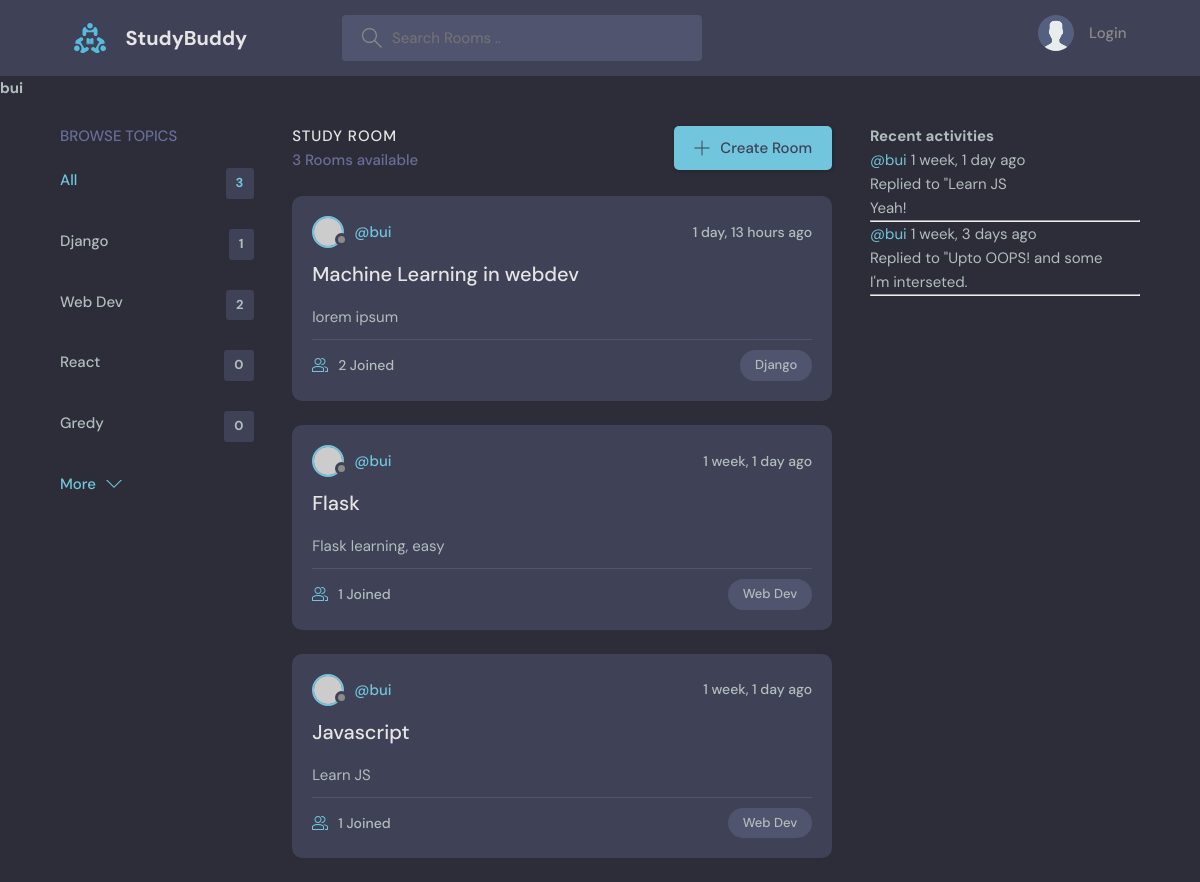
The app's page /profile/2/ with its own data.
### bas/models.py (models this page shows)
class Topic(models.Model):
    name = models.CharField(max_length=200)
    def __str__(self):
        return self.name

class Room(models.Model):
    host = models.ForeignKey(User, on_delete=models.SET_NULL, null=True)
    topic = models.ForeignKey(Topic, on_delete=models.SET_NULL, null=True)
    name = models.CharField(max_length=100)
    description = models.TextField(null=True, blank=True)
    participants = models.ManyToManyField(User, related_name='participants', blank=True)
    updated = models.DateTimeField(auto_now=True)
    created = models.DateTimeField(auto_now_add=True)
    class Meta:
        ordering = ['-updated', '-created']
    def __str__(self):
        return self.description[:20]

class Message(models.Model):
    user = models.ForeignKey(User, on_delete=models.CASCADE)
    room = models.ForeignKey(Room, on_delete=models.CASCADE)
    body = models.TextField()
    updated = models.DateTimeField(auto_now=True)
    created = models.DateTimeField(auto_now_add=True)
    def __str__(self):
        return self.body[:50]
    class Meta:
        ordering = ['-updated', '-created']

### bas/views.py (the view)
# urls.py: path('profile/<str:pk>/', views.userProfile, name="userProfile"),
def userProfile(request, pk):
    user = User.objects.get(id=pk)
    q = request.GET.get('q') if request.GET.get('q')!=None else ''
    rooms = Room.objects.filter(
        Q(host__username=user.username) &
        (Q(topic__name__icontains=q) |
        Q(name__icontains=q) |
        Q(description__icontains=q) |
        Q(host__username__icontains=q))
    )
    messg = user.message_set.all()
    topics = Topic.objects.all()
    Topics = []
    for topic in topics:
        cnt = Room.objects.filter(
        Q(host__username=user.username) & Q(topic__name=topic.name)).count
        Topics.append({'topic' : topic, 'count' : cnt})
    context = {"user" : user, 'Rooms' : rooms, 'Messages' : messg, 'Topics' : Topics,
               'total_room' : Room.objects.filter(host__username=user.username).count, }
    return render(request, 'bas/profile.html', context)

### bas/templates/bas/profile.html
{% extends 'main.html' %}
{% block content %}
<div>
    <h1>{{user.username}}</h1>
</div>
<main class="layout layout--3">
<div class="container">
    <div>
        {% url 'userProfile' user.id as the_url %}
        {% include 'bas/topics.html' with link=the_url %}
    </div>
    <div>
        {%include 'bas/feed.html' %}
    </div>
    <div>
        {% include 'bas/activity.html' %}
    </div>
</div>
</main>
{% endblock %}

### bas/templates/bas/topics.html
<div class="topics">
    <div class="topics__header">
        <h2>Browse Topics</h2>
    </div>
    <ul class="topics__list">
        <li>
        <a href="{{link}}" class="active">All <span>{{total_room}}</span></a>
        </li>
        {% for topic in Topics %}
        <li>
        <a href="{{link}}?q={{topic.topic.name}}">{{topic.topic.name}}
            <span>{{topic.count}}</span></a>
        </li>
        {% endfor %}
    </ul>
    <a class="btn btn--link" href="topics.html">
        More
        <svg version="1.1" xmlns="http://www.w3.org/2000/svg" width="32" height="32" viewBox="0 0 32 32">
        <title>chevron-down</title>
        <path d="M16 21l-13-13h-3l16 16 16-16h-3l-13 13z"></path>
        </svg>
    </a>
</div>

### bas/templates/bas/feed.html (shortened to what this page needs)
<div class="roomList">
    <div class="roomList__header">
      <div>
        <h2>Study Room</h2>
        <p>{{Rooms.count}} Room{% if Rooms.count > 1 %}s{% endif %} available</p>
      </div>
      <a class="btn btn--main" href="{% url 'createRoom' %}">
        <svg version="1.1" xmlns="http://www.w3.org/2000/svg" width="32" height="32" viewBox="0 0 32 32">
          <title>add</title>
          <path
            d="M16.943 0.943h-1.885v14.115h-14.115v1.885h14.115v14.115h1.885v-14.115h14.115v-1.885h-14.115v-14.115z"
          ></path>
        </svg>
        Create Room
      </a>
    </div>
    {% for room in Rooms%}
    <div class="roomListRoom">
      <div class="roomListRoom__header">
        <a href="{% url 'userProfile' room.host.id %}" class="roomListRoom__author">
          <div class="avatar avatar--small">
            <img src="https://randomuser.me/api/portraits/women/11.jpg" />
          </div>
          <span>@{{room.host.username}}</span>
        </a>
        <div class="roomListRoom__actions">
          <span>{{room.updated|timesince}} ago</span>
        </div>
      </div>
      <div class="roomListRoom__content">
        <a href="{% url 'Room' room.id %}">{{room.name}}</a>
        <p>
          {{room}}
        </p>
      </div>
      <div class="roomListRoom__meta">
        <a href="{% url 'Room' room.id %}" class="roomListRoom__joined">
          {{room.participants.count}} Joined
        </a>
        <p class="roomListRoom__topic">{{room.topic}}</p>
      </div>
    </div>
    {% endfor %}
  </div>

### bas/templates/bas/activity.html
<h3>Recent activities</h3>
{% for m in Messages %}
<div>
    <small><a href="{% url 'userProfile' m.user.id %}">@{{m.user}}</a> {{m.created|timesince}} ago</small>
    <br>
    <small>Replied to "{{m.room}}</small>
    <br>
    <span>{{m}}</span>
    <hr>
</div>
{% endfor %}

### static/styles/style.css (style rules this page uses)
:root { --color-main: #71c6dd; --color-main-light: #e1f6fb; --color-dark: #3f4156; --color-dark-medium: #51546e; --color-dark-light: #696d97; --color-light: #e5e5e5; --color-gray: #8b8b8b; --color-light-gray: #b2bdbd; --color-bg: #2d2d39; --color-success: #5dd693; --color-error: #fc4b0b; }
* { font-family: "DM Sans", -apple-system, BlinkMacSystemFont, "Segoe UI", Roboto, Oxygen, Ubuntu, Cantarell, "Open Sans", "Helvetica Neue", sans-serif; margin: 0; padding: 0; box-sizing: border-box; text-rendering: optimizeLegibility; font-size: inherit; }
html { font-size: 56.25%; }
@media only screen and (min-width: 1200px) { html { font-size: 62.5%; } }
body { line-height: 1.6; font-weight: 400; font-size: 1.5rem; color: var(--color-light-gray); background-color: var(--color-bg); min-height: 100vh; }
img { width: 100%; }
a { display: inline-block; color: var(--color-main); text-decoration: none; }
.container { max-width: 120rem; width: 90%; margin: auto; }
.btn { background-color: transparent; border: none; display: inline-flex; align-items: center; gap: 1rem; cursor: pointer; transition: all ease-in-out 0.3s; padding: 1rem 2rem; border-radius: 5px; box-shadow: 1px 1px 3px 1px rgba(0, 0, 0, 0.15); font-weight: 500; }
.btn--link { border-radius: 0; padding: 0; color: var(--color-main); box-shadow: none; }
.btn--main { background-color: var(--color-main); color: var(--color-dark); }
.btn > svg { fill: currentColor; width: 1.6rem; height: 1.6rem; }
.avatar { position: relative; display: inline-block; border-radius: 50%; border: 2px solid var(--color-main); }
.avatar img { display: block; border-radius: 50%; object-fit: cover; object-position: center; }
.avatar::after { content: ""; display: block; position: absolute; background-color: var(--color-gray); z-index: 111; border-radius: 50%; border: 0.3rem solid var(--color-dark); }
.avatar.avatar--small img { width: 2.8rem; height: 2.8rem; }
.avatar.avatar--small:after { width: 0.7rem; height: 0.7rem; bottom: 0px; right: -6px; }
.layout { margin-top: 2.4rem; }
.layout > .container { display: flex; justify-content: space-between; align-items: flex-start; }
.layout--3 > .container > div:first-child { flex-basis: 18%; max-width: 22.5rem; }
.layout--3 > .container > div:nth-child(2) { flex-basis: 50%; }
.layout--3 > .container > div:last-child { flex-basis: 25%; }
.topics__header { margin-bottom: 2rem; }
.topics__header h2 { text-transform: uppercase; font-weight: 500; color: var(--color-dark-light); }
.topics__list { list-style: none; }
.topics__list li a { display: flex; justify-content: space-between; margin-bottom: 3rem; font-weight: 500; color: var(--color-light-gray); transition: all 0.3s ease-in-out; }
.topics__list li a.active, .topics__list li a:hover { color: var(--color-main); }
.topics__list li a span { padding: 0.5rem 1rem; background-color: var(--color-dark); border-radius: 3px; font-size: 1.3rem; font-weight: 700; letter-spacing: 1px; }
.roomList__header { display: flex; justify-content: space-between; align-items: center; margin-bottom: 2.4rem; }
.roomList__header h2 { text-transform: uppercase; font-weight: 500; color: var(--color-light); letter-spacing: 1px; }
.roomList__header p { font-weight: 500; color: var(--color-dark-light); }
.roomListRoom { margin-bottom: 2.4rem; background-color: var(--color-dark); border-radius: 1rem; padding: 2rem; }
.roomListRoom__header { display: flex; justify-content: space-between; align-items: center; }
.roomListRoom__author { font-weight: 500; display: flex; align-items: center; gap: 1rem; }
.roomListRoom__actions { display: flex; align-items: flex-start; gap: 1rem; position: relative; }
.roomListRoom__actions span { font-size: 1.4rem; font-weight: 500; }
.roomListRoom__content { margin: 1rem 0; }
.roomListRoom__content a { font-size: 2rem; font-weight: 500; margin-bottom: 1.5rem; color: var(--color-light); transition: all 0.3s ease-in-out; }
.roomListRoom__meta { border-top: 1px solid var(--color-dark-medium); padding-top: 1rem; display: flex; align-items: center; justify-content: space-between; }
.roomListRoom__joined { color: var(--color-light-gray); display: flex; align-items: center; gap: 1rem; font-size: 1.4rem; font-weight: 500; }
.roomListRoom__joined svg { fill: var(--color-main); width: 1.6rem; height: 1.6rem; }
.roomListRoom__topic { padding: 5px 1.5rem; background-color: var(--color-dark-medium); border-radius: 5rem; font-weight: 500; font-size: 1.3rem; }

### records on screen
Topic: topic.name "Django", count "1"
Topic: topic.name "Web Dev", count "2"
Topic: topic.name "React", count "0"
Topic: topic.name "Gredy", count "0"
Room: host.username "bui", updated "1 day, 13 hours", name "Machine Learning in webdev", description "lorem ipsum", participants.count "2", topic "Django"
Room: host.username "bui", updated "1 week, 1 day", name "Flask", description "Flask learning, easy", participants.count "1", topic "Web Dev"
Room: host.username "bui", updated "1 week, 1 day", name "Javascript", description "Learn JS", participants.count "1", topic "Web Dev"
Message: user "bui", created "1 week, 1 day", room "Learn JS", body "Yeah!"
Message: user "bui", created "1 week, 3 days", room "Upto OOPS! and some", body "I'm interseted."

### other values on screen
{{ user.username }} "bui"
{{ total_room }} "3"
{{ Rooms.count }} "3"
